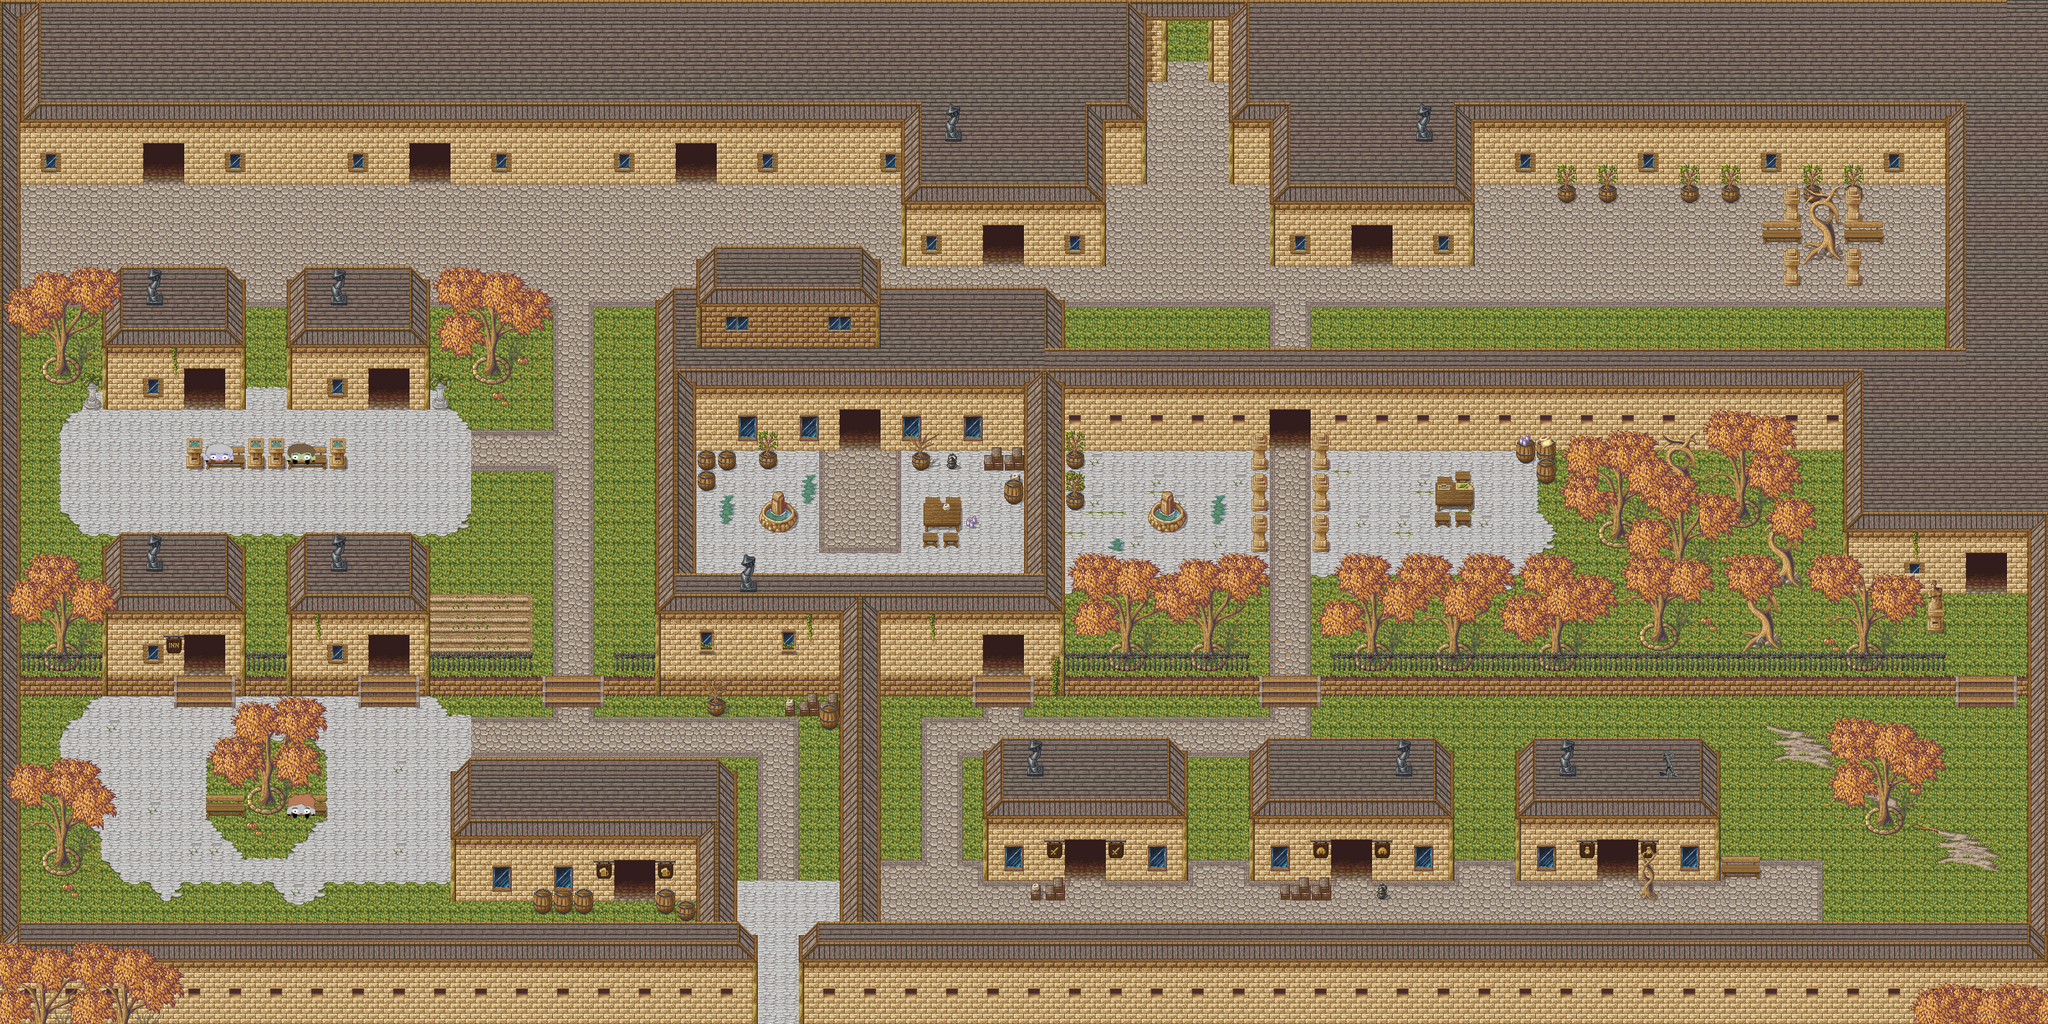

A level layout from a 2D game, rendered from its tile map. Below: a short description, then the map file with tile-grid data replaced by summaries:
An orthogonal 100x50 tile map with 32x32 px tiles, 9 tile layers (U_Background, U_Buildings_1, U_Buildings_2, U_Decoration_1, ...), 4 tilesets and 194 objects (38x treasure, 4x room1, 3x beebo, top-room, room6, ...).

<map version="1.2" tiledversion="1.2.5" orientation="orthogonal" renderorder="right-down" width="100" height="50" tilewidth="32" tileheight="32" infinite="0" nextlayerid="15" nextobjectid="280">
 <tileset firstgid="1" source="Outdoor.tsx" />
 <tileset firstgid="361" source="Indoor.tsx" />
 <tileset firstgid="1129" source="Hanging_signs.tsx" />
 <tileset firstgid="1145" source="Beebos.tsx" />
 <layer id="1" name="U_Background" width="100" height="50">
  <data>[5000 cells, 5000 non-empty, 48 distinct tile ids]</data>
 </layer>
 <layer id="2" name="U_Buildings_1" width="100" height="50">
  <data>[5000 cells, 1914 non-empty, 54 distinct tile ids]</data>
 </layer>
 <layer id="5" name="U_Buildings_2" width="100" height="50">
  <data>[5000 cells, 140 non-empty, 45 distinct tile ids]</data>
 </layer>
 <layer id="8" name="U_Decoration_1" width="100" height="50">
  <data>[5000 cells, 243 non-empty, 51 distinct tile ids]</data>
 </layer>
 <objectgroup id="4" name="Collisions">
  <object id="20" x="1408" y="0" width="320" height="352" />
  <object id="23" x="1120" y="0" width="288" height="288" />
  <object id="24" x="1056" y="0" width="64" height="224" />
  <object id="25" x="704" y="0" width="352" height="288" />
  <object id="26" x="640" y="0" width="64" height="224" />
  <object id="27" x="288" y="0" width="352" height="288" />
  <object id="28" x="224" y="0" width="64" height="224" />
  <object id="29" x="0" y="0" width="224" height="288" />
  <object id="30" x="0" y="288" width="32" height="1152" />
  <object id="31" x="0" y="1440" width="32" height="160" />
  <object id="32" x="30" y="1536" width="1152" height="64" />
  <object id="33" x="1249" y="1536" width="1952" height="64" />
  <object id="34" x="1314" y="992" width="64" height="544" />
  <object id="38" x="1600" y="352" width="128" height="64" />
  <object id="39" x="1408" y="352" width="128" height="64" />
  <object id="40" x="1728" y="0" width="64" height="288" />
  <object id="41" x="1792" y="0" width="32" height="128" />
  <object id="42" x="1888" y="0" width="32" height="128" />
  <object id="43" x="1920" y="0" width="64" height="288" />
  <object id="44" x="1984" y="0" width="128" height="416" />
  <object id="45" x="2112" y="0" width="192" height="352" />
  <object id="46" x="2176" y="352" width="128" height="64" />
  <object id="47" x="2304" y="0" width="896" height="288" />
  <object id="48" x="3168" y="288" width="32" height="1248" />
  <object id="51" x="448" y="512" width="224" height="64" />
  <object id="52" x="448" y="576" width="128" height="64" />
  <object id="53" x="640" y="576" width="32" height="64" />
  <object id="54" x="352" y="576" width="32" height="64" />
  <object id="55" x="160" y="512" width="224" height="64" />
  <object id="58" x="160" y="576" width="128" height="64" />
  <object id="59" x="512" y="704" width="32" height="32" />
  <object id="60" x="384" y="704" width="64" height="32" />
  <object id="61" x="288" y="704" width="32" height="32" />
  <object id="64" x="64" y="544" width="64" height="64" />
  <object id="65" x="736" y="544" width="64" height="64" />
  <object id="66" x="672" y="608" width="32" height="32" />
  <object id="67" x="64" y="992" width="64" height="64" />
  <object id="71" x="32" y="1056" width="224" height="32" />
  <object id="74" x="384" y="1056" width="160" height="32" />
  <object id="75" x="672" y="1056" width="160" height="32" />
  <object id="76" x="960" y="1056" width="352" height="32" />
  <object id="77" x="1024" y="992" width="288" height="64" />
  <object id="78" x="1376" y="992" width="160" height="64" />
  <object id="79" x="1376" y="1056" width="128" height="32" />
  <object id="80" x="1600" y="992" width="64" height="64" />
  <object id="81" x="1632" y="1056" width="320" height="32" />
  <object id="82" x="2080" y="1056" width="960" height="32" />
  <object id="85" x="2880" y="992" width="64" height="64" />
  <object id="86" x="3008" y="960" width="32" height="32" />
  <object id="87" x="2720" y="960" width="64" height="64" />
  <object id="88" x="2752" y="864" width="64" height="64" />
  <object id="89" x="2688" y="768" width="64" height="64" />
  <object id="90" x="2560" y="960" width="64" height="64" />
  <object id="91" x="2592" y="864" width="64" height="64" />
  <object id="92" x="2496" y="800" width="64" height="64" />
  <object id="93" x="2592" y="736" width="64" height="64" />
  <object id="94" x="2400" y="992" width="64" height="64" />
  <object id="95" x="2240" y="992" width="64" height="64" />
  <object id="96" x="2112" y="992" width="64" height="64" />
  <object id="97" x="2237" y="736" width="64" height="64" />
  <object id="98" x="2400" y="704" width="32" height="32" />
  <object id="99" x="2368" y="704" width="32" />
  <object id="100" x="2400" y="736" width="32" height="32" />
  <object id="101" x="1792" y="768" width="64" height="64" />
  <object id="102" x="1664" y="704" width="32" height="32" />
  <object id="103" x="1664" y="768" width="32" height="32" />
  <object id="104" x="1952" y="704" width="32" height="32" />
  <object id="105" x="1952" y="768" width="32" height="32" />
  <object id="106" x="1952" y="832" width="32" height="32" />
  <object id="107" x="2048" y="832" width="32" height="32" />
  <object id="108" x="2048" y="768" width="32" height="32" />
  <object id="109" x="2048" y="704" width="32" height="32" />
  <object id="110" x="1856" y="992" width="64" height="64" />
  <object id="111" x="1728" y="992" width="64" height="64" />
  <object id="112" x="1728" y="1248" width="128" height="128" />
  <object id="113" x="1664" y="1248" width="64" height="64" />
  <object id="114" x="1536" y="1248" width="128" height="128" />
  <object id="115" x="1600" y="1376" width="64" height="32" />
  <object id="116" x="2016" y="1376" width="64" height="32" />
  <object id="117" x="1952" y="1248" width="128" height="128" />
  <object id="118" x="2080" y="1248" width="64" height="64" />
  <object id="119" x="2144" y="1248" width="128" height="128" />
  <object id="120" x="2368" y="1248" width="128" height="128" />
  <object id="121" x="2496" y="1248" width="64" height="64" />
  <object id="122" x="2560" y="1248" width="128" height="128" />
  <object id="123" x="2560" y="1376" width="32" height="32" />
  <object id="126" x="2912" y="1248" width="64" height="64" />
  <object id="127" x="1088" y="1248" width="64" height="288" />
  <object id="128" x="704" y="1248" width="384" height="96" />
  <object id="129" x="1024" y="1344" width="64" height="64" />
  <object id="130" x="704" y="1344" width="256" height="64" />
  <object id="131" x="384" y="1216" width="64" height="64" />
  <object id="132" x="64" y="1312" width="64" height="64" />
  <object id="133" x="1664" y="640" width="320" height="64" />
  <object id="134" x="2048" y="640" width="832" height="64" />
  <object id="135" x="3136" y="832" width="32" height="96" />
  <object id="136" x="2880" y="832" width="256" height="32" />
  </objectgroup>
 <objectgroup id="10" name="Doorways">
  <!-- 17 objects omitted --></objectgroup>
 <objectgroup id="11" name="Beebos">
  <!-- 3 objects omitted --></objectgroup>
 <objectgroup id="14" name="Treasures">
  <!-- 38 objects omitted --></objectgroup>
 <layer id="3" name="T_Buildings_1" width="100" height="50">
  <data>[5000 cells, 1263 non-empty, 38 distinct tile ids]</data>
 </layer>
 <layer id="7" name="T_Buildings_2" width="100" height="50">
  <data>[5000 cells, 533 non-empty, 28 distinct tile ids]</data>
 </layer>
 <layer id="9" name="T_Decoration_1" width="100" height="50">
  <data>[5000 cells, 362 non-empty, 33 distinct tile ids]</data>
 </layer>
 <layer id="12" name="T_Decoration2" width="100" height="50">
  <data>[5000 cells, 36 non-empty, 15 distinct tile ids]</data>
 </layer>
 <layer id="13" name="T_Decoration3" width="100" height="50">
  <data>[5000 cells, 25 non-empty, 8 distinct tile ids]</data>
 </layer>
</map>
<!-- 97 of 194 objects omitted -->
